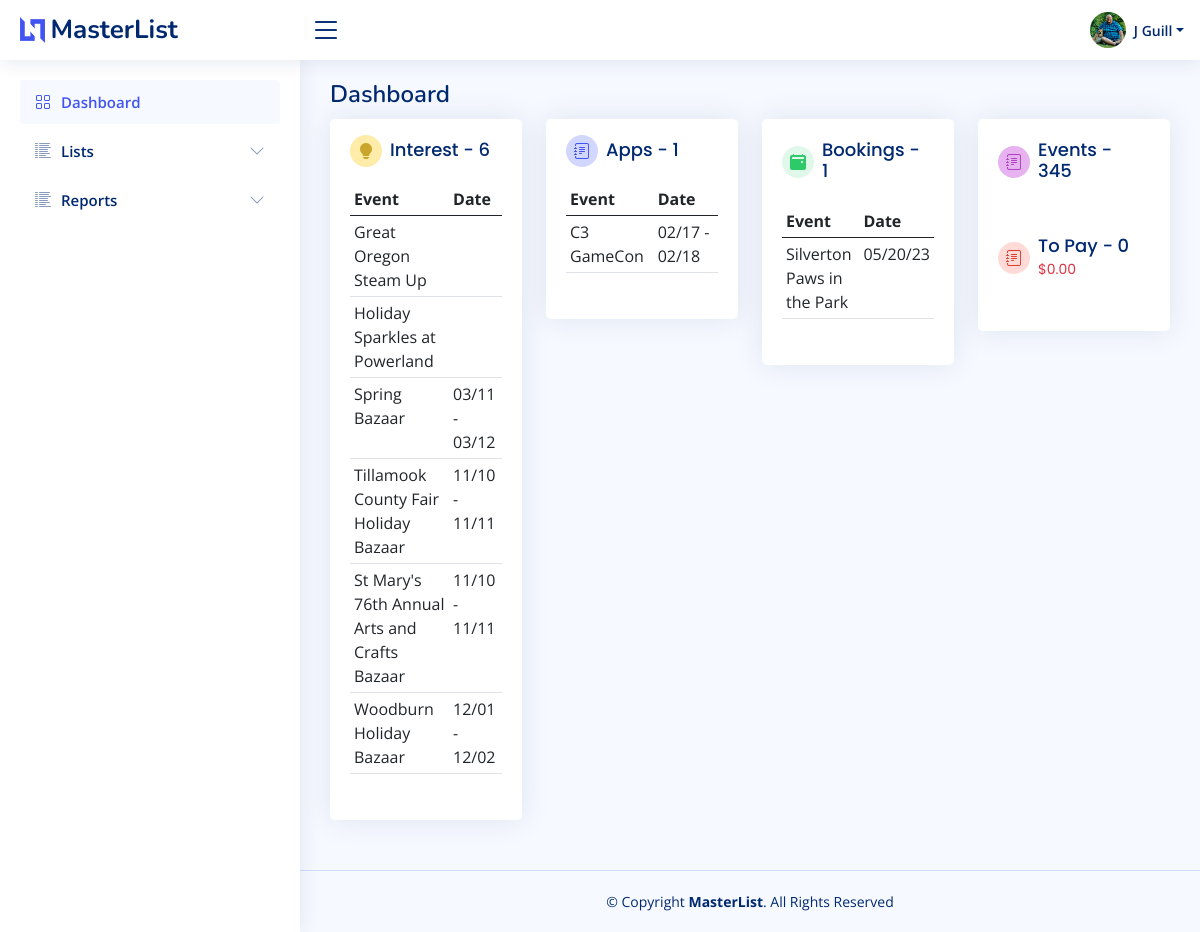
The page /home (signed in) on the database as committed earlier.
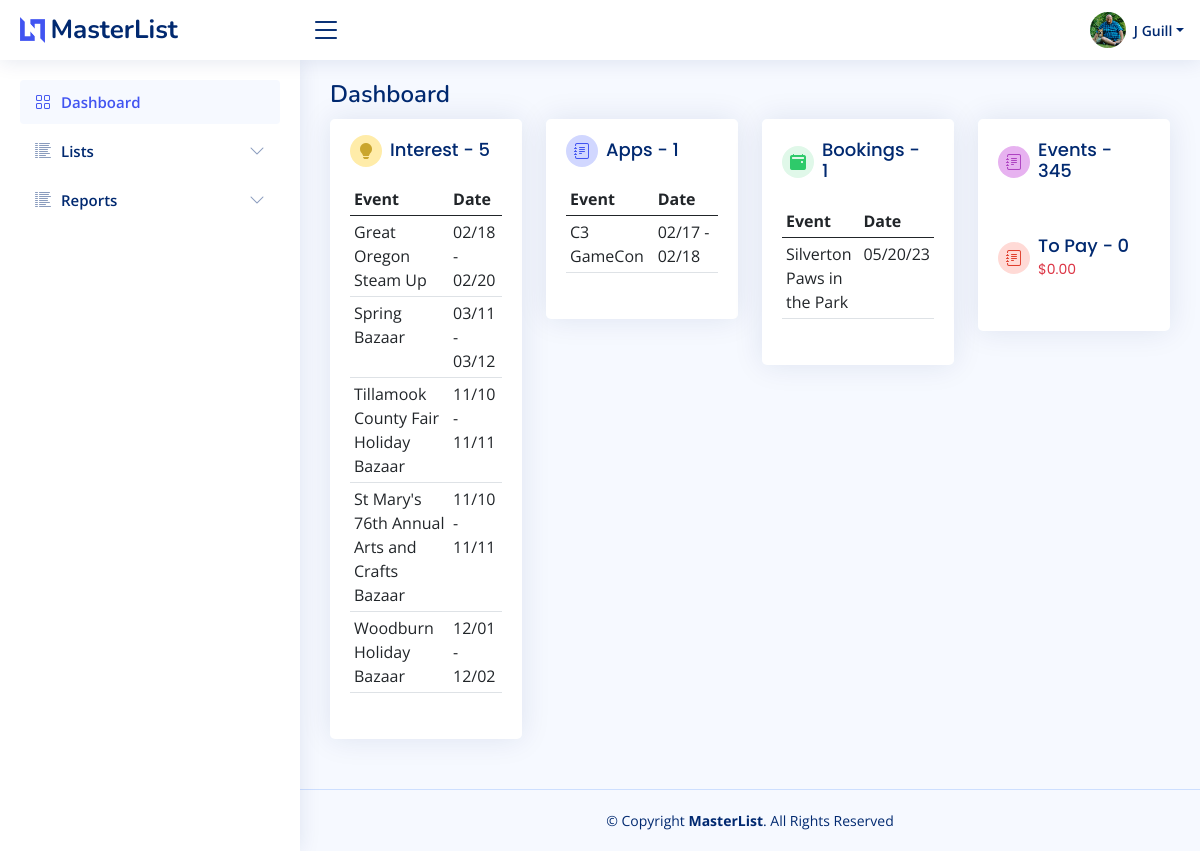
The same page on the database as committed later.
### bazaar/models.py (models this page shows)
class Booking(db.Model):
    id = db.Column(db.Integer, primary_key=True)
    kd_appopen_new = db.Column(db.Date)
    kd_appopen_return = db.Column(db.Date)
    kd_appdeadline_new = db.Column(db.Date)
    kd_appdeadline_return = db.Column(db.Date)
    cl_appsubmission = db.Column(db.Boolean, default=False)
    cl_interested = db.Column(db.Boolean, default=True)
    cl_appapproved = db.Column(db.Boolean, default=False)
    cl_feepaid = db.Column(db.Boolean, default=False)
    cl_electrequest = db.Column(db.Boolean, default=False)
    cl_sendproductpic = db.Column(db.Boolean, default=False)
    cl_sendlogo = db.Column(db.Boolean, default=False)
    cl_sendbio = db.Column(db.Boolean, default=False)
    info_wifipassword = db.Column(db.String(100))
    info_datestart = db.Column(db.Date)
    info_dateend = db.Column(db.Date)
    info_timestart = db.Column(db.Time)
    info_timeend = db.Column(db.Time)
    info_loadindatetime = db.Column(db.DateTime)
    info_loadoutdatetime = db.Column(db.DateTime)
    info_boothfee = db.Column(db.Float)
    info_whatfeeincludes = db.Column(db.Text)
    info_boothlocation = db.Column(db.String(100))
    cl_wifiavailable = db.Column(db.Boolean, default=False)
    cl_foodavailable = db.Column(db.Boolean, default=False)
    info_foodpurchase = db.Column(db.String(100))
    days_remaining = db.Column(db.Integer)
    next_touch = db.Column(db.Date)
    active = db.Column(db.Boolean, default=True)
    date_created = db.Column(db.DateTime(timezone=True), server_default=func.now())
    date_updated = db.Column(db.DateTime(timezone=True), onupdate=func.now())
    eventid = db.Column(db.Integer, db.ForeignKey('master_list.id'))
    notes = db.relationship("Notes", backref=backref("booking_notes", uselist=False))
    event = db.relationship("MasterList", backref=backref("booking_event", uselist=False))

class MasterList(db.Model):
    id = db.Column(db.Integer, primary_key=True)
    event_name = db.Column(db.String(150))
    january = db.Column(db.Boolean, default=False)
    february = db.Column(db.Boolean, default=False)
    march = db.Column(db.Boolean, default=False)
    april = db.Column(db.Boolean, default=False)
    may = db.Column(db.Boolean, default=False)
    june = db.Column(db.Boolean, default=False)
    july = db.Column(db.Boolean, default=False)
    august = db.Column(db.Boolean, default=False)
    september = db.Column(db.Boolean, default=False)
    october = db.Column(db.Boolean, default=False)
    november = db.Column(db.Boolean, default=False)
    december = db.Column(db.Boolean, default=False)
    first = db.Column(db.Boolean, default=True)
    second = db.Column(db.Boolean, default=True)
    third = db.Column(db.Boolean, default=True)
    fourth = db.Column(db.Boolean, default=True)
    last = db.Column(db.Boolean, default=True)
    friday = db.Column(db.Boolean, default=False)
    saturday = db.Column(db.Boolean, default=False)
    sunday = db.Column(db.Boolean, default=False)
    monday = db.Column(db.Boolean, default=False)
    tuesday = db.Column(db.Boolean, default=False)
    wednesday = db.Column(db.Boolean, default=False)
    thursday = db.Column(db.Boolean, default=False)
    updated = db.Column(db.Date)
    imagesrc = db.Column(db.Text)
    attendance = db.Column(db.Integer)
    exibitors = db.Column(db.Integer)
    website = db.Column(db.Text)
    dates_text = db.Column(db.Text)
    type_bazaar = db.Column(db.Boolean, default=False)
    type_holiday = db.Column(db.Boolean, default=False)
    type_art = db.Column(db.Boolean, default=False)
    type_festival = db.Column(db.Boolean, default=False)
    type_flea = db.Column(db.Boolean, default=False)
    type_health = db.Column(db.Boolean, default=False)
    type_market = db.Column(db.Boolean, default=False)
    date_created = db.Column(db.DateTime(timezone=True), server_default=func.now())
    date_updated = db.Column(db.DateTime(timezone=True), onupdate=func.now())
    venuefk = db.Column(db.Integer, db.ForeignKey('venue.id'))
    promoterfk = db.Column(db.Integer, db.ForeignKey('promoter.id'))
    venue = db.relationship("Venue", backref=backref("venue", uselist=False))
    promoter = db.relationship("Promoter", backref=backref("promoter", uselist=False))
    notes = db.relationship("Notes", backref=backref("notes", uselist=False))

### bazaar/templates/base/base.py (the view)
@base.route("/")
@base.route("/home")
@login_required
def home():
    countrec = db.session.query(func.count(MasterList.id)).scalar()
    countinterest = db.session.query(func.count(Booking.id)).filter(Booking.cl_interested == True).filter(
        and_(Booking.cl_appsubmission == False, Booking.cl_appapproved == False)).scalar()
    interests = db.session.query(Booking).filter(Booking.cl_interested == True).filter(
        and_(Booking.cl_appsubmission == False, Booking.cl_appapproved == False)).order_by(Booking.info_datestart).all()
    countapps = db.session.query(func.count(Booking.id)).filter(Booking.cl_appsubmission == True).filter(and_(
        Booking.cl_appapproved == False, Booking.cl_interested == True)).scalar()
    applications = db.session.query(Booking).filter(Booking.cl_appsubmission == True).filter(and_(
        Booking.cl_appapproved == False, Booking.cl_interested == True)).all()
    countbookings = db.session.query(func.count(Booking.id)).filter(Booking.cl_appapproved == True).scalar()
    bookings = db.session.query(Booking).filter(Booking.cl_interested == True).filter(
        and_(Booking.cl_appsubmission == True, Booking.cl_appapproved == True)).all()
    countpay = db.session.query(func.count(Booking.id)).filter(Booking.cl_appapproved == True).filter(
        Booking.cl_feepaid == False).scalar()
    amountpay = db.session.query(func.sum(Booking.info_boothfee)).filter(Booking.cl_appapproved == True).filter(
        Booking.cl_feepaid == False).scalar()
    content = {"user": User,
               "countrec": countrec,
               "countinterest": countinterest,
               "interests": interests,
               "countapps": countapps,
               "applications": applications,
               "countbookings": countbookings,
               "bookings": bookings,
               "amountpay": amountpay,
               "countpay": countpay
               }
    return render_template("base/dashboard.html", **content)

### bazaar/models.py (called while the page is built)
    def fullname(self):
        return self.firstname + " " + self.lastname

    def firstinit_lastname(self):
        return self.firstname[:1] + " " + self.lastname

### bazaar/templates/base/base.py (called while the page is built)
@base.app_context_processor
def zipcode_qty_check():
    zipcode_count = db.session.query(func.count(USZip.id)).scalar()
    checking = zipcode_count == 0
    return dict(zipcode_count_check=checking)

@base.app_template_filter()
def format_date(item, fmt="%m/%d/%Y"):
    return item.strftime(fmt)

@base.app_context_processor
def notification_count():
    now = datetime.now()
    days_from_now = datetime.now() + timedelta(days=5)
    notcount = db.session.query(func.count(Booking.id)).filter(now <= Booking.next_touch,
                                                               Booking.next_touch <= days_from_now).scalar()
    if notcount == 0:
        return dict(notification_count=None)
    else:
        return dict(notification_count=notcount)

def file_exists(file_path):
    return os.path.isfile(file_path)

@base.context_processor
def file_checker():
    file_path = 'bazaar/static/import_files/festivalnet_dot_com.csv'
    return dict(file_present=file_exists(file_path))

### bazaar/templates/base/dashboard.html (shortened to what the changed rows need)
{% extends "base/base.html" %}
{% block page_title %}
    Dashboard
{% endblock page_title %}
{% block main_content %}
    <section class="section dashboard">
        <div class="row">
            <div class="col-lg-3 col-sm-12 order-3">
                <div class="card info-card bookings-card">
                    <div class="card-body">
                        <table class="table table-hover table-sm">
                            <thead>
                            <tr>
                                <th>Event</th>
                                <th>Date</th>
                            </tr>
                            </thead>
                            <tbody>
                            {% for booking in bookings %}
                                <tr onclick="location.href='{{ url_for('booking.home', id=booking.eventid) }}'"
                                    {% if booking.cl_interested == True and booking.cl_appsubmission == False %}style="background-color: skyblue"{% endif %}>
                                    <td>
                                        {{ booking.event.event_name }}</td>
                                    <td>
                                        {% if booking.info_dateend != booking.info_datestart %}
                                            {{ booking.info_datestart|format_date("%m/%d") }} -
                                            {{ booking.info_dateend|format_date("%m/%d") }}
                                        {% else %}
                                            {{ booking.info_datestart|format_date("%m/%d/%y") }}
                                        {% endif %}
                                    </td>
                                </tr>
                            {% endfor %}
                            </tbody>
                        </table>
                    </div>
                </div>
            </div>
            <div class="col-lg-3 col-sm-12 order-2">
                <div class="card info-card applications-card">
                    <div class="card-body">
                        <table class="table table-hover table-sm">
                            <thead>
                            <tr>
                                <th>Event</th>
                                <th>Date</th>
                            </tr>
                            </thead>
                            <tbody>
                            {% for app in applications %}
                                <tr onclick="location.href='{{ url_for('booking.home', id=app.eventid) }}'"
                                    {% if app.cl_interested == True and app.cl_appsubmission == False %}style="background-color: skyblue"{% endif %}>
                                    <td>
                                        {{ app.event.event_name }}</td>
                                    <td>
                                        {% if app.info_datestart != None %}
                                            {% if app.info_dateend != app.info_datestart %}
                                                {{ app.info_datestart|format_date("%m/%d") }} -
                                                {{ app.info_dateend|format_date("%m/%d") }}
                                            {% else %}
                                                {{ app.info_datestart|format_date("%m/%d/%y") }}
                                            {% endif %}
                                        {% endif %}
                                    </td>
                                </tr>
                            {% endfor %}
                            </tbody>
                        </table>
                    </div>
                </div>
            </div>
            <div class="col-lg-3 col-sm-12 order-1">
                <div class="card info-card interest-card">
                    <div class="card-body">
                        <div class="d-flex align-items-center">
                            <div class="card-icon rounded-circle d-flex align-items-center justify-content-center">
                                <i class="bi bi-lightbulb-fill"></i>
                            </div>
                            <h5 class="card-title px-2">Interest - {{ countinterest }}</h5>
                        </div>
                        <table class="table table-hover table-sm">
                            <thead>
                            <tr>
                                <th>Event</th>
                                <th>Date</th>
                            </tr>
                            </thead>
                            <tbody>
                            {% for interest in interests %}
                                <tr onclick="location.href='{{ url_for('booking.home', id=interest.eventid) }}'"
                                    {% if interest.cl_interested == True and interest.cl_interestsubmission == False %}style="background-color: skyblue"{% endif %}>
                                    <td>
                                        {{ interest.event.event_name }}</td>
                                    <td>
                                        {% if interest.info_datestart != None %}
                                            {% if interest.info_dateend != interest.info_datestart %}
                                                {{ interest.info_datestart|format_date("%m/%d") }} -
                                                {{ interest.info_dateend|format_date("%m/%d") }}
                                            {% else %}
                                                {{ interest.info_datestart|format_date("%m/%d/%y") }}
                                            {% endif %}
                                        {% endif %}
                                    </td>
                                </tr>
                            {% endfor %}
                            </tbody>
                        </table>
                    </div>
                </div>
            </div>
        </div>
    </section>
{% endblock main_content %}

Rows that differ between the two databases and show on the page:
no longer on this page (row edited): Booking: event.event_name "Holiday Sparkles at Powerland", shown under "Interest - 6"
changed Booking "Great Oregon Steam Up": info_datestart (not shown) → "02/18"; info_dateend (not shown) → "02/20"
Other text that changed with them:
{{ countinterest }}: "6" → "5"
